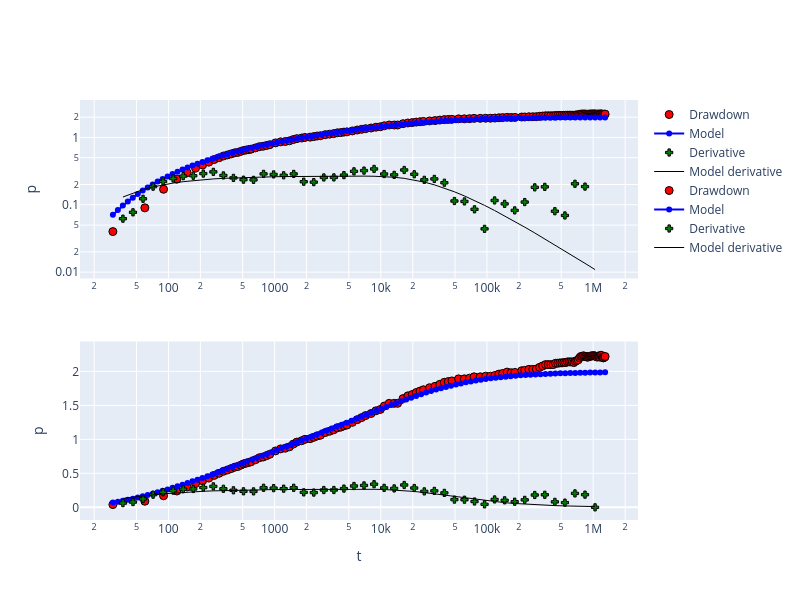

The code cell stored with this chart in its notebook:
### Code cell
p = model.guess_params()
print("estimated parameter vector:",p)
model.trial()
